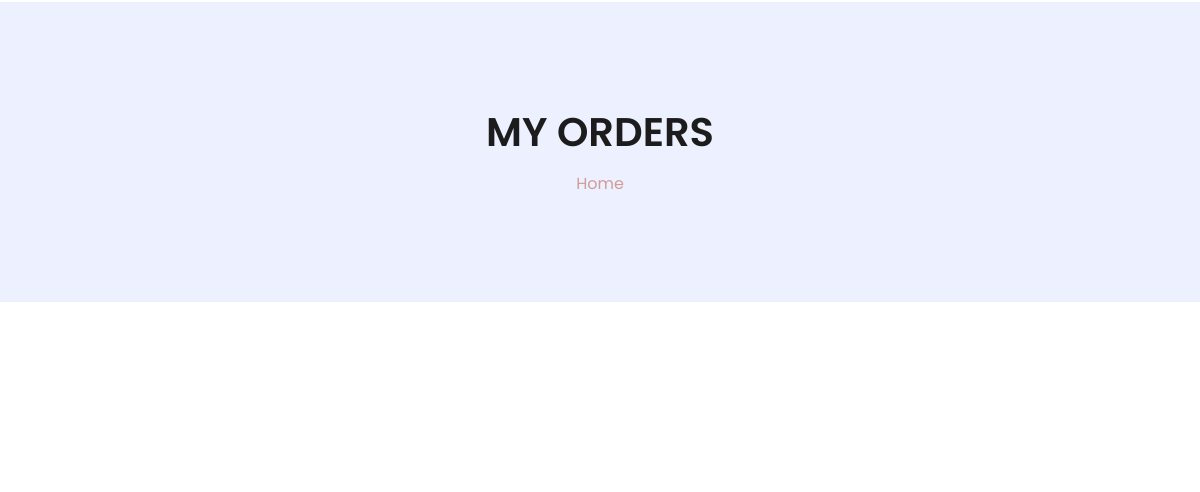
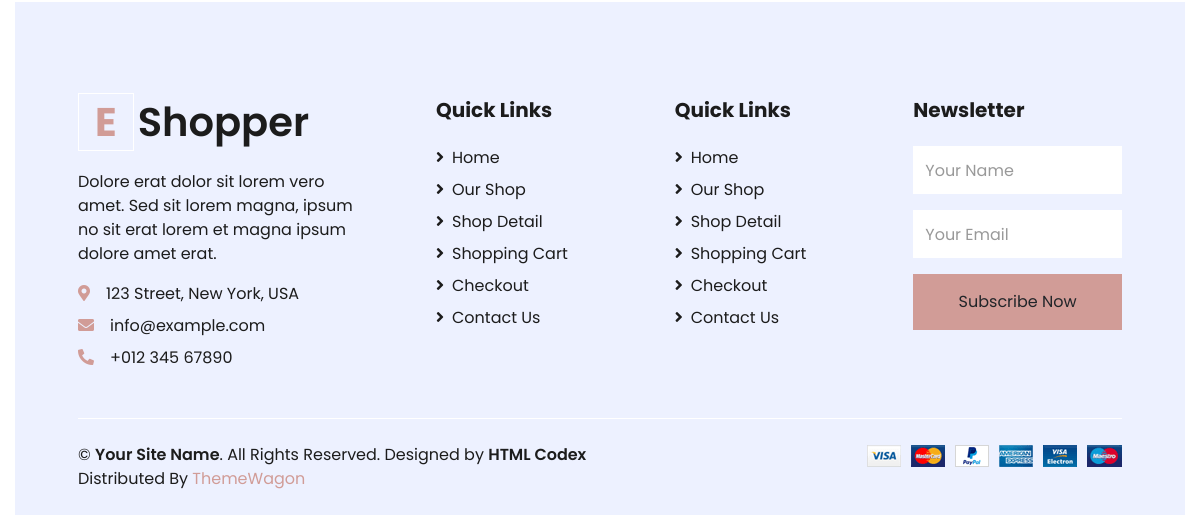
The app's page /order-success (signed in, lower part), older data (2 pictures, top to bottom).
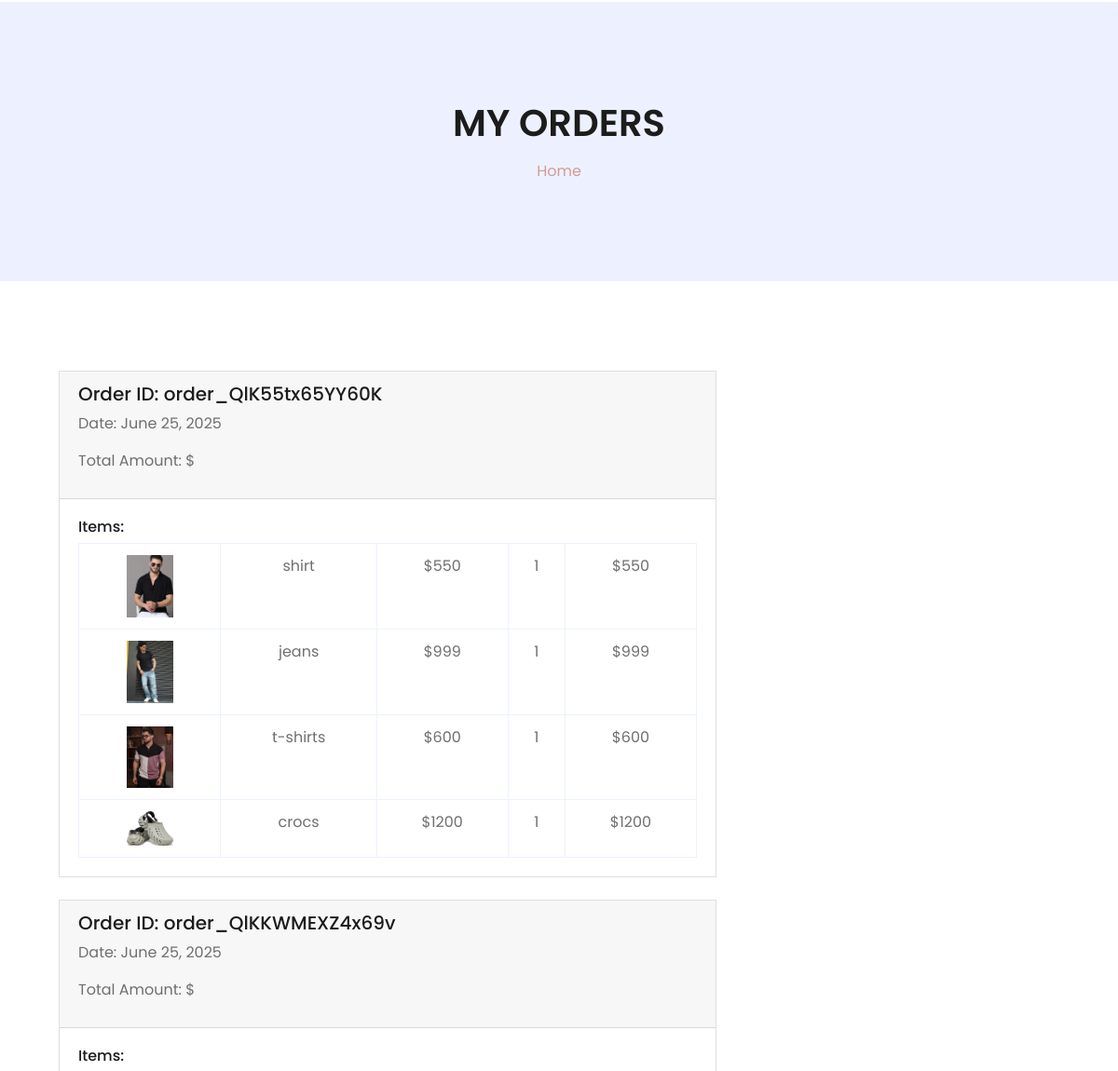
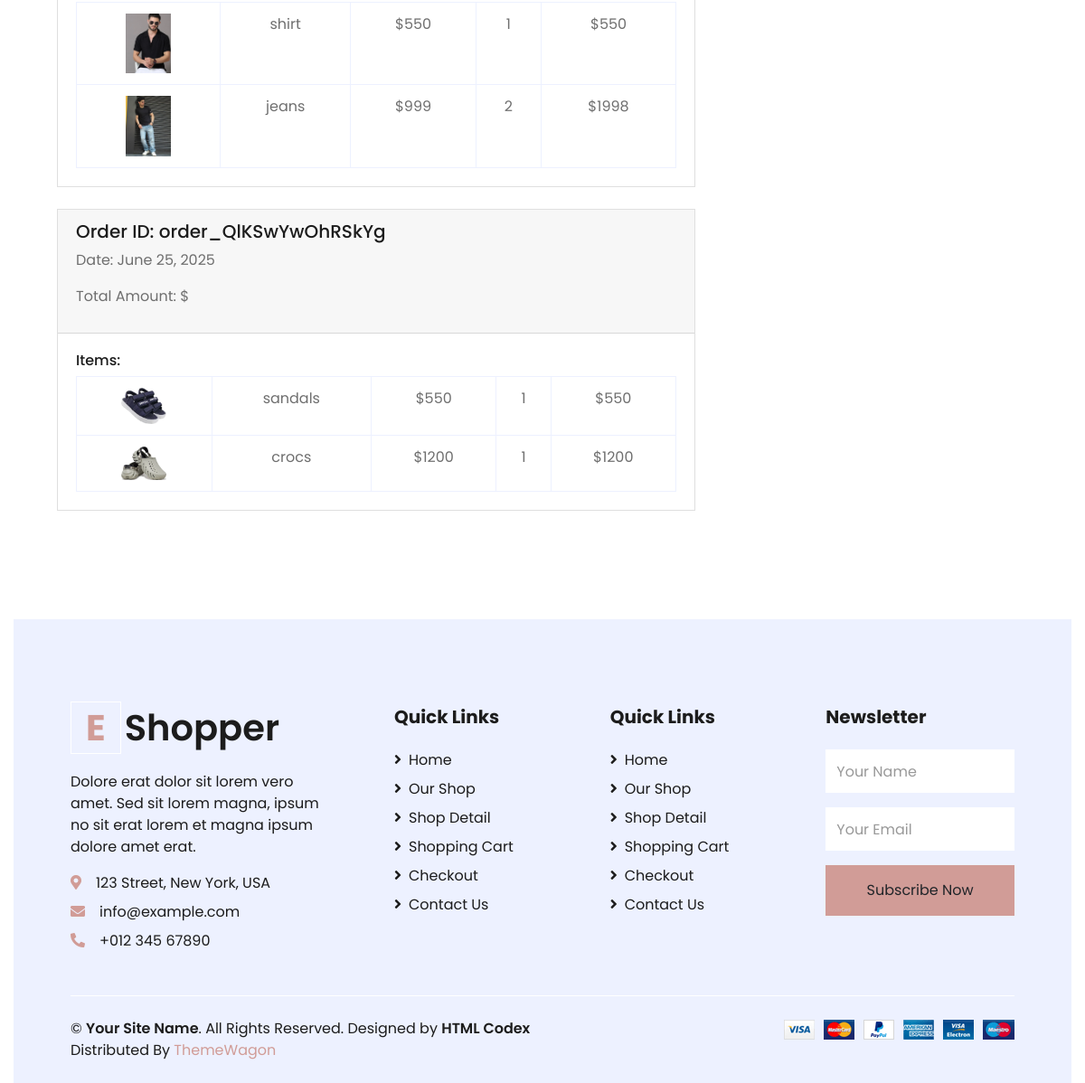
The same page, newer data (2 pictures, top to bottom).
### myapp/models.py (models this page shows, shortened)
class UserOrder(models.Model):
    orderid = models.CharField(max_length=10,null=True)
    user = models.ForeignKey(User,on_delete=models.CASCADE)
    date = models.DateField()
    paymenttype = models.CharField(max_length=20)
    pid = models.CharField(max_length=50)

class OrderItems(models.Model):
    order = models.ForeignKey(UserOrder,on_delete=models.CASCADE,related_name='items')
    product = models.ForeignKey(Product,on_delete=models.CASCADE)
    price = models.IntegerField()
    qty = models.IntegerField()
    def total_price(self):
        return self.price * self.qty

class Product(models.Model):
    category = models.ForeignKey(Category,on_delete=models.CASCADE)
    productname = models.CharField(max_length=20)
    price = models.IntegerField()
    qty =models.IntegerField()
    description = models.TextField()
    productimage = models.ImageField(upload_to="productImage")

### myapp/views.py (the view)
# urls.py: path('order-success', order_success, name='order_success'),
def order_success(request):
    user = request.user
    orders = UserOrder.objects.filter(user=user).order_by('-date')  # Get user's orders in reverse chronological order
    return render(request, "orders.html", {'orders': orders})

### myapp/templates/orders.html
{%extends 'base.html'%}
{%block content%}
    <div class="container-fluid bg-secondary mb-5">
        <div class="d-flex flex-column align-items-center justify-content-center" style="min-height: 300px">
            <h1 class="font-weight-semi-bold text-uppercase mb-3">My ORders</h1>
            <div class="d-inline-flex">
                <p class="m-0"><a href="">Home</a></p>
            </div>
        </div>
    </div>
    <div class="container-fluid pt-5">
        <div class="row px-xl-5">
            <div class="col-lg-8 table-responsive mb-5">
                {%for order in orders%}
                <div class="card mb-4">
                    <div class="card-header">
                        <h5>Order ID: {{order.orderid}}</h5>
                        <p>Date: {{order.date}}</p>
                        <p>Total Amount: ${{order.total_amount}}</p>
                    </div>
                    <div class="card-body">
                        <h6>Items:</h6>
                        <table class="table table-bordered text-center mb-0">
                            {%for item in order.items.all%}
                            <tr>
                                <td><img src="media/{{item.product.productimage}}" alt="" style="width: 50px;"> </td>
                                <td>{{item.product.productname}} </td>
                                <td>${{item.price}} </td>
                                <td>{{item.qty}}</td>
                                <td>${{item.total_price}}</td>
                            </tr>
                            {%endfor%}
                        </table>
                    </div>
            </div>
                {%endfor%}
        </div>
    </div>
    {%endblock%}

### myapp/templates/base.html (shortened to what this page needs)
{% load static %}
<!DOCTYPE html>
<html lang="en">
<head>
    <link href="https://cdnjs.cloudflare.com/ajax/libs/font-awesome/5.10.0/css/all.min.css" rel="stylesheet">
    <link href="static/lib/owlcarousel/assets/owl.carousel.min.css" rel="stylesheet">
    <link href="{% static 'css/style.css' %}" rel="stylesheet">
</head>
<body>
    {% block content %}
    {% endblock %}
    <div class="container-fluid bg-secondary text-dark mt-5 pt-5">
        <div class="row px-xl-5 pt-5">
            <div class="col-lg-4 col-md-12 mb-5 pr-3 pr-xl-5">
                <a href="" class="text-decoration-none">
                    <h1 class="mb-4 display-5 font-weight-semi-bold"><span class="text-primary font-weight-bold border border-white px-3 mr-1">E</span>Shopper</h1>
                </a>
                <p>Dolore erat dolor sit lorem vero amet. Sed sit lorem magna, ipsum no sit erat lorem et magna ipsum dolore amet erat.</p>
                <p class="mb-2"><i class="fa fa-map-marker-alt text-primary mr-3"></i>123 Street, New York, USA</p>
                <p class="mb-2"><i class="fa fa-envelope text-primary mr-3"></i>info@example.com</p>
                <p class="mb-0"><i class="fa fa-phone-alt text-primary mr-3"></i>+012 345 67890</p>
            </div>
            <div class="col-lg-8 col-md-12">
                <div class="row">
                    <div class="col-md-4 mb-5">
                        <h5 class="font-weight-bold text-dark mb-4">Quick Links</h5>
                        <div class="d-flex flex-column justify-content-start">
                            <a class="text-dark mb-2" href="index.html"><i class="fa fa-angle-right mr-2"></i>Home</a>
                            <a class="text-dark mb-2" href="shop.html"><i class="fa fa-angle-right mr-2"></i>Our Shop</a>
                            <a class="text-dark mb-2" href="detail.html"><i class="fa fa-angle-right mr-2"></i>Shop Detail</a>
                            <a class="text-dark mb-2" href="cart.html"><i class="fa fa-angle-right mr-2"></i>Shopping Cart</a>
                            <a class="text-dark mb-2" href="checkout.html"><i class="fa fa-angle-right mr-2"></i>Checkout</a>
                            <a class="text-dark" href="contact.html"><i class="fa fa-angle-right mr-2"></i>Contact Us</a>
                        </div>
                    </div>
                    <div class="col-md-4 mb-5">
                        <h5 class="font-weight-bold text-dark mb-4">Quick Links</h5>
                        <div class="d-flex flex-column justify-content-start">
                            <a class="text-dark mb-2" href="index.html"><i class="fa fa-angle-right mr-2"></i>Home</a>
                            <a class="text-dark mb-2" href="shop.html"><i class="fa fa-angle-right mr-2"></i>Our Shop</a>
                            <a class="text-dark mb-2" href="detail.html"><i class="fa fa-angle-right mr-2"></i>Shop Detail</a>
                            <a class="text-dark mb-2" href="cart.html"><i class="fa fa-angle-right mr-2"></i>Shopping Cart</a>
                            <a class="text-dark mb-2" href="checkout.html"><i class="fa fa-angle-right mr-2"></i>Checkout</a>
                            <a class="text-dark" href="contact.html"><i class="fa fa-angle-right mr-2"></i>Contact Us</a>
                        </div>
                    </div>
                    <div class="col-md-4 mb-5">
                        <h5 class="font-weight-bold text-dark mb-4">Newsletter</h5>
                        <form action="">
                            <div class="form-group">
                                <input type="text" class="form-control border-0 py-4" placeholder="Your Name" required="required" />
                            </div>
                            <div class="form-group">
                                <input type="email" class="form-control border-0 py-4" placeholder="Your Email"
                                    required="required" />
                            </div>
                            <div>
                                <button class="btn btn-primary btn-block border-0 py-3" type="submit">Subscribe Now</button>
                            </div>
                        </form>
                    </div>
                </div>
            </div>
        </div>
        <div class="row border-top border-light mx-xl-5 py-4">
            <div class="col-md-6 px-xl-0">
                <p class="mb-md-0 text-center text-md-left text-dark">
                    &copy; <a class="text-dark font-weight-semi-bold" href="#">Your Site Name</a>. All Rights Reserved. Designed
                    by
                    <a class="text-dark font-weight-semi-bold" href="https://htmlcodex.com">HTML Codex</a><br>
                    Distributed By <a href="https://themewagon.com" target="_blank">ThemeWagon</a>
                </p>
            </div>
            <div class="col-md-6 px-xl-0 text-center text-md-right">
                <img class="img-fluid" src="static/img/payments.png" alt="">
            </div>
        </div>
    </div>
</body>
</html>

Row changes from the older to the newer data that the page shows:
added UserOrder: orderid "order_QlK55tx65YY60K", date "June 25, 2025"
added OrderItems: product.productimage (picture), product.productname "shirt", price "550", qty "1", total_price "550", shown under "order_QlK55tx65YY60K"
added OrderItems: product.productimage (picture), product.productname "jeans", price "999", qty "1", total_price "999", shown under "order_QlK55tx65YY60K"
added OrderItems: product.productimage (picture), product.productname "t-shirts", price "600", qty "1", total_price "600", shown under "order_QlK55tx65YY60K"
added OrderItems: product.productimage (picture), product.productname "crocs", price "1200", qty "1", total_price "1200", shown under "order_QlK55tx65YY60K"
added UserOrder: orderid "order_QlKKWMEXZ4x69v", date "June 25, 2025"
added OrderItems: product.productimage (picture), product.productname "shirt", price "550", qty "1", total_price "550", shown under "order_QlKKWMEXZ4x69v"
added OrderItems: product.productimage (picture), product.productname "jeans", price "999", qty "2", total_price "1998", shown under "order_QlKKWMEXZ4x69v"
added UserOrder: orderid "order_QlKSwYwOhRSkYg", date "June 25, 2025"
added OrderItems: product.productimage (picture), product.productname "sandals", price "550", qty "1", total_price "550", shown under "order_QlKSwYwOhRSkYg"
added OrderItems: product.productimage (picture), product.productname "crocs", price "1200", qty "1", total_price "1200", shown under "order_QlKSwYwOhRSkYg"
